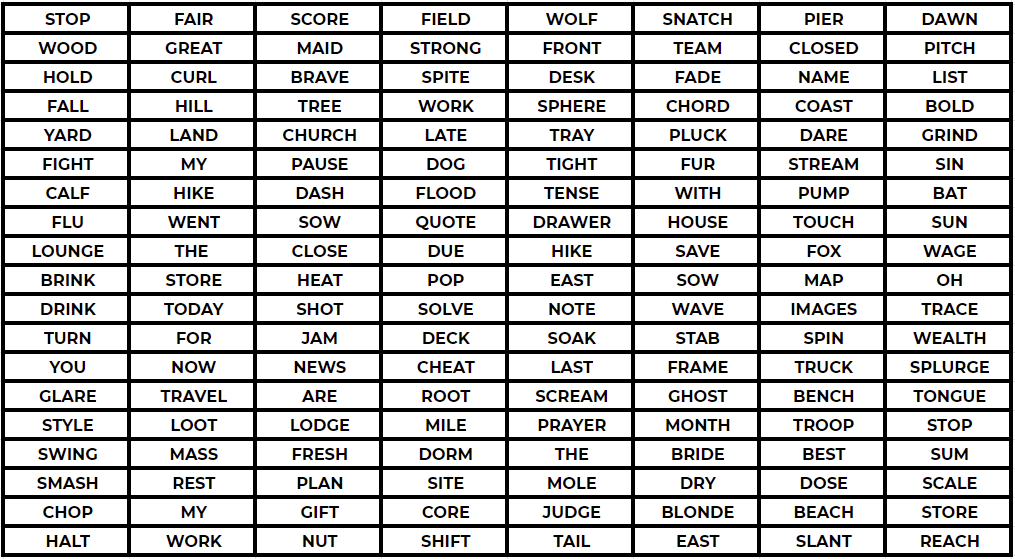
#> input picture Complete-Python-3-Bootcamp-master/14-Working-with-Images/word_matrix.png, 1015 x 559 px
$ jupyter execute 01-Image-Exercise.ipynb
#> lines starting #> are read from the running program, lines starting #| are printed output that depends on the picture
___

<a href='https://www.udemy.com/user/joseportilla/'></a>
___
<center><em>Content Copyright by Pierian Data</em></center>

# Image Exercise

In the folder "Working with Images" (same folder this notebook is located in) there are two images we will be working with:
* word_matrix.png
* mask.png

The word_matrix is a .png image that contains a spreadsheet of words with a hidden message in it.

Your task is to use the mask.png image to reveal the hidden message inside the word_matrix.png. Keep in mind, you may need to make changes to the mask.png in order for this to work. That is all we'll say for now, since we really want you to discover this on your own!

This exercise is more open-ended, so we won't guide you with the steps, instead, letting you explore and figure things out on your own as you would in a real world situation. However, if you get stuck, you can always view the solutions video or notebook for guidance. Best of luck!

[cell 1]
from PIL import Image
word=Image.open("word_matrix.png")
#> word is the input picture: PIL image 1015x559 RGBA; mean R, G, B, A 192.9, 192.7, 192.7, 255
mask=Image.open("mask.png")
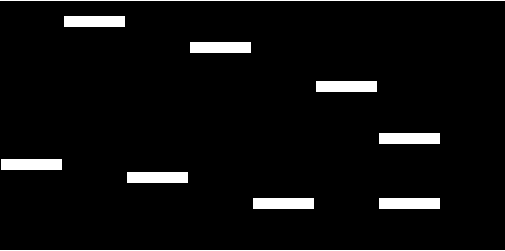
#> input picture Complete-Python-3-Bootcamp-master/14-Working-with-Images/mask.png, 505 x 251 px
#> mask is the input picture: PIL image 505x251 RGBA; mean R, G, B, A 12.8, 12.8, 12.8, 255

[cell 2]
word

[cell 3]
mask

[cell 4]
print(word.size)
#| (1015, 559)
print(mask.size)
#| (505, 251)

[cell 5]
mask=mask.resize((1015,559))
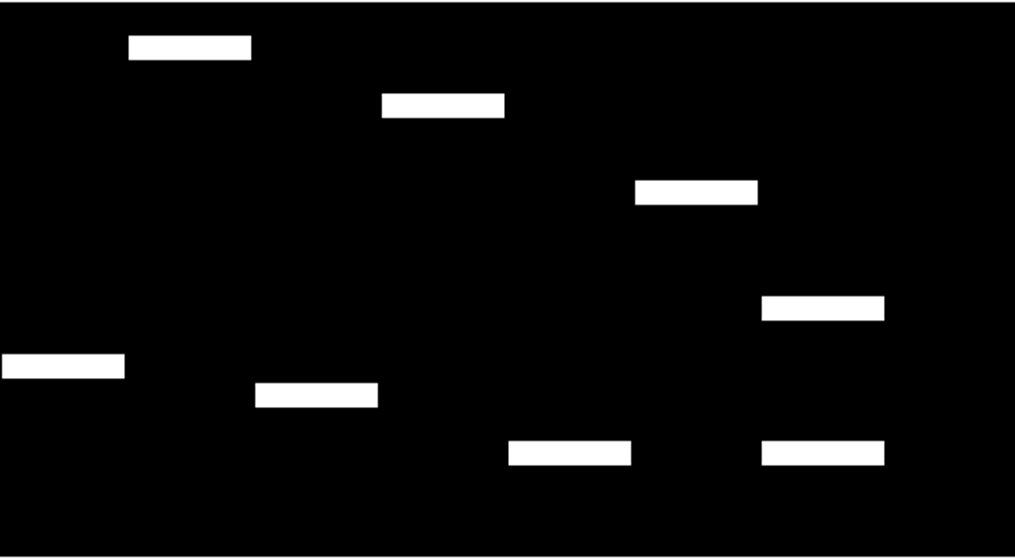
#> mask: PIL image 1015x559 RGBA; mean R, G, B, A 12.9, 12.9, 12.9, 255

[cell 6]
mask.putalpha(225)
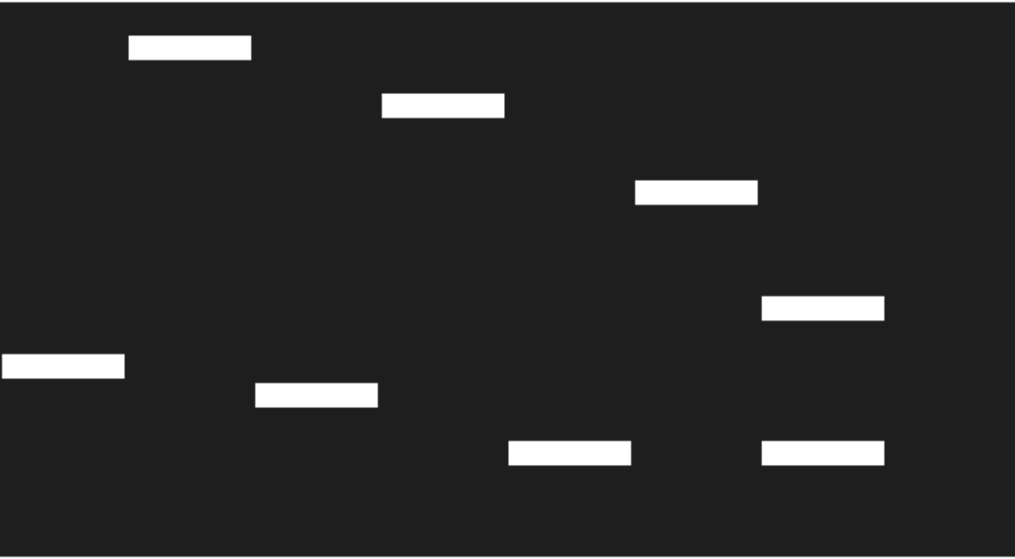
#> mask: PIL image 1015x559 RGBA; mean R, G, B, A 12.9, 12.9, 12.9, 225; transparent parts drawn white

[cell 7]
word.paste(mask,box=(0,0),mask=mask)
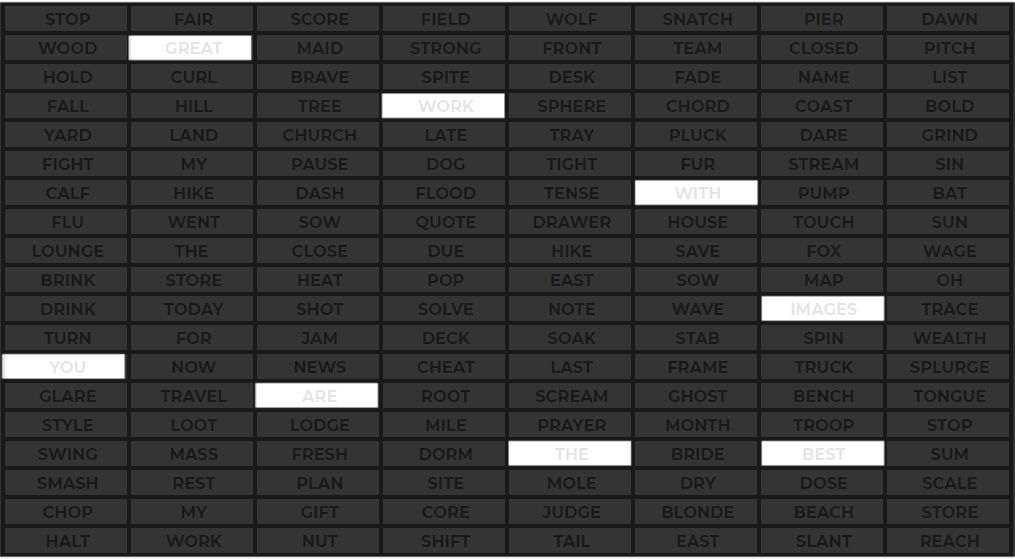
#> word: PIL image 1015x559 RGBA; mean R, G, B, A 34, 34, 34, 229; transparent parts drawn white
